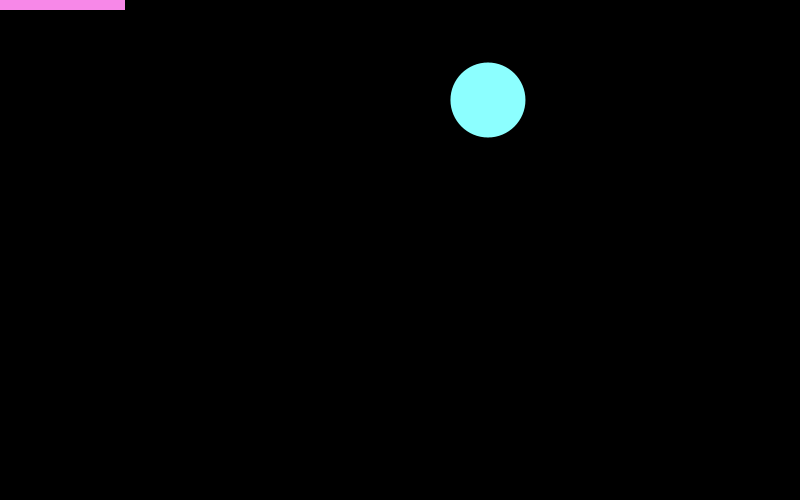
Frame 1 (no input)
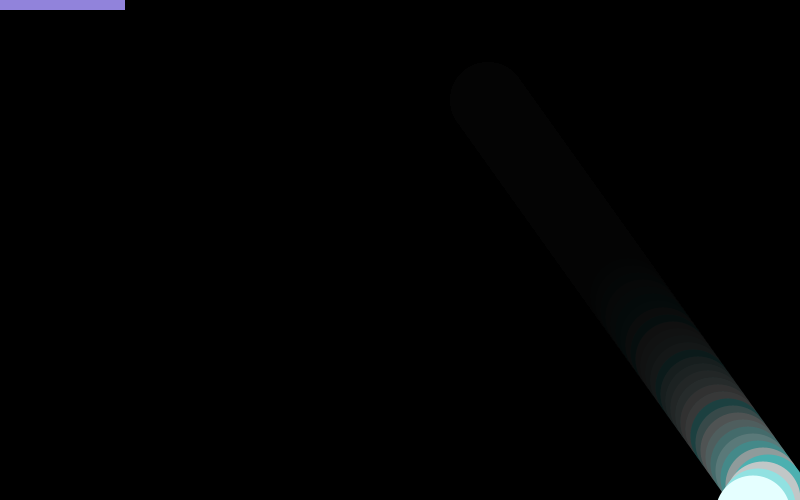
Frame 60 (the mouse pressed at the canvas centre just before this capture)
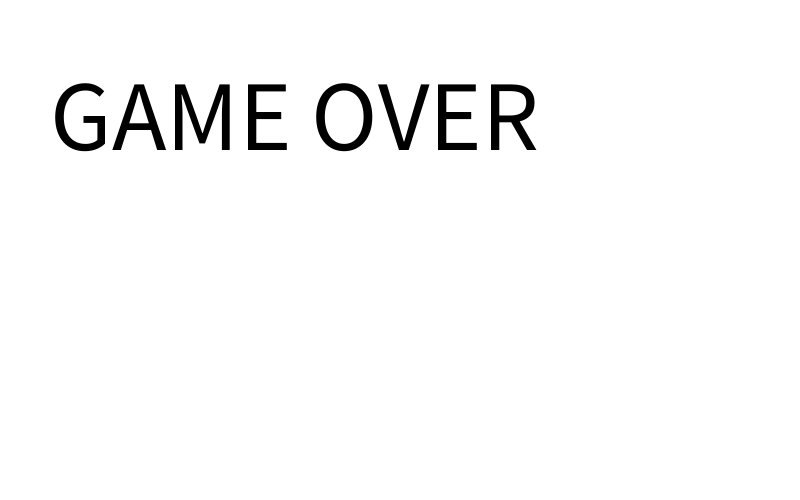
Frame 120 (the mouse held since frame 60 and released just before this capture)

The Processing sketch that drew these frames (run headless with seeded random() and noise(); from frame 60 on, the mouse is pressed at the canvas centre):

// Processing sketch: processing_168994
// ── processing_168994.pde

float speedx = 5;
float speedy = 7;
float posx = random(100,700);
float posy = 100;
float dir = 0;

void setup() {
  size(800, 500);
  frameRate(30);
  background(0);
}

void draw() {
  noStroke();
  fill(0, 30);
  rect(0, 0, width, height);
  fill(random(100,255), 255, 255);
  ellipse(posx, posy, 75, 75);
  posx = posx + speedx; 

  if (posx+75/2 >= 800 || posx-75/2 <= 0) {
    speedx=-speedx;
  } 

  posy = posy + speedy;
  if (posy-75/2 <= 0) {
    speedy=-speedy;
  } 
fill(random(100,255),random(100,255),random(100,255));
  rect(mouseX-125, mouseY-10, 250, 20);
  float rectxb1 = mouseX-125;
  float rectxb2 = mouseX+125;
  float recty = mouseY+-10;
  if (posy>=recty && posy-recty<=10 && rectxb1<=posx && posx<=mouseX) {
    speedy=-speedy;
    //speedx=-speedx;
  }

if (posy>=recty && posy-recty<=10 && mouseX<=posx && posx<=rectxb2) {
    speedy=-speedy;
    speedx=-speedx;
  }

if (posy>=525) {
  background(255); 
   fill(0);
   textSize(100);
text("GAME OVER", 50, 150); 
}

}
void keyPressed(){
   if(key=='r'){
      background(0);
      
      posx=100;
      posy=20;
 }
}
